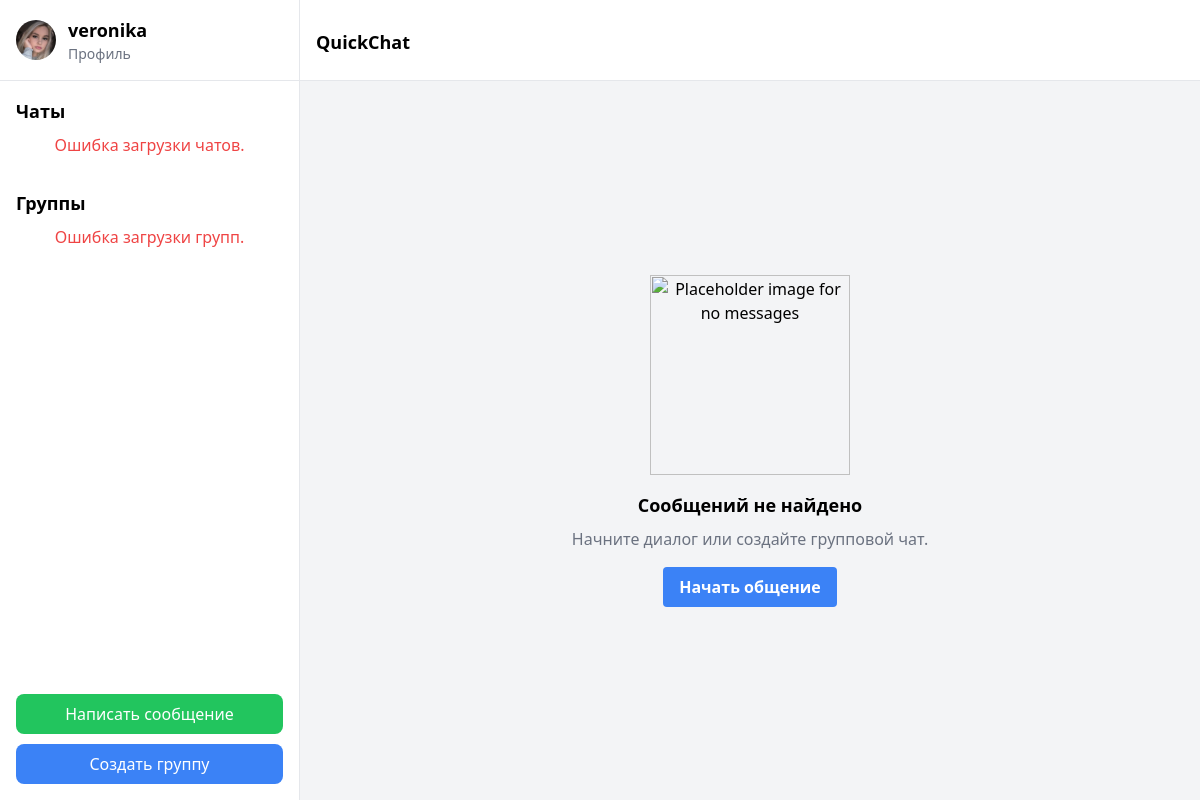
Page /main/ (signed in) on the committed database.
### chat/models.py (models this page shows)
class CustomUser (AbstractUser ):
    about = models.TextField()
    phone_number = models.CharField(max_length=15)
    photo = models.ImageField(upload_to='images/', blank=True, null=True, default='images/user-default.png')

### chat/views.py (the view)
# urls.py: path('main/', main, name="main"),
def main(request):
    return render(request, '../templates/chat/main.html')

### templates/chat/main.html (shortened to what this page needs)
<html lang="en">
 <head>
  <script src="https://cdn.tailwindcss.com"></script>
  <link href="https://cdnjs.cloudflare.com/ajax/libs/font-awesome/5.15.3/css/all.min.css" rel="stylesheet"/>
 </head>
 <body class="font-roboto bg-gray-100">
  <div class="flex h-screen">
        {% include 'chat/components/sidebar.html' %}
   </div>
   <div class="flex-1 flex flex-col">
    <div class="flex items-center justify-between p-4 bg-white border-b border-gray-200">
     {% block header %} <h2 class="text-lg font-semibold h-9 mt-3">QuickChat</h2> {% endblock %}
    </div>
{% block content %}
    <div class="flex-1 p-4 flex items-center justify-center">
     <div class="text-center">
      <img alt="Placeholder image for no messages" class="mx-auto mb-4" height="200" src="https://storage.googleapis.com/a1aa/image/fE3dwIugVtVej03N1s8LXvAis94QKf2WXdzO1gTsNE59EKGoA.jpg" width="200"/>
      <h3 class="text-lg font-semibold mb-2">Сообщений не найдено</h3>
      <p class="text-gray-500 mb-4">Начните диалог или создайте групповой чат.</p>
      <button class="bg-blue-500 hover:bg-blue-700 text-white font-bold py-2 px-4 rounded focus:outline-none focus:shadow-outline" id="startChatButton" onclick="window.location.href='{% url 'user_list' %}'">Начать общение</button>
     </div>
    </div>
{% endblock content %}
   </div>
 </body>
</html>

### templates/chat/components/sidebar.html (shortened to what this page needs)
<div class="w-1/4 bg-white border-r border-gray-200 hidden md:flex flex-col justify-between">
    <div>
        <div class="p-4 border-b border-gray-200">
            <div class="flex items-center">
                <img alt="User  avatar placeholder" class="w-10 h-10 rounded-full" height="50" src="{{ user.photo.url }}" width="50"/>
                <div class="ml-3">
                    <h2 class="text-lg font-semibold">{{ user.username }}</h2>
                    <button class="text-sm text-gray-500" onclick="window.location.href='{% url 'edit_profile' %}'">Профиль</button>
                </div>
            </div>
        </div>
        <div class="p-4">
            <h3 class="text-lg font-semibold mb-2">Чаты</h3>
            <div id="error" class="hidden text-red-500 text-center">Ошибка загрузки чатов.</div>
        </div>
        <div class="p-4">
            <h3 class="text-lg font-semibold mb-2">Группы</h3>
            <div id="errorGroups" class="hidden text-red-500 text-center">Ошибка загрузки групп.</div>
        </div>
    </div>
    <div class="p-4">
        <button class="w-full bg-green-500 text-white py-2 px-4 rounded-lg mb-4" id="viewUser ListButton" style="margin-bottom: 10px" onclick="window.location.href='{% url 'user_list' %}'">Написать сообщение</button>
        <button class="w-full bg-blue-500 text-white py-2 px-4 rounded-lg" id="createGroupChatButton" onclick="window.location.href='{% url 'create_group' %}'">Создать группу</button>
    </div>

### rows in the picture
CustomUser: photo (picture), username "veronika"
